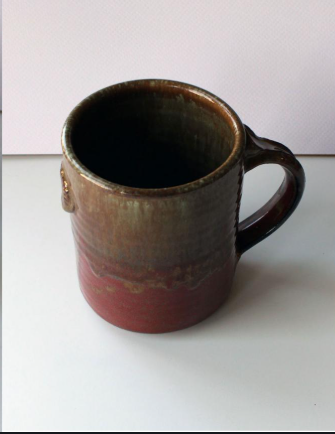
#> input picture exp_15/image.png, 335 x 434 px
$ python code.py
#> lines starting #> are read from the running program, lines starting #| are printed output that depends on the picture
# Your Python code goes here
import cv2
import numpy as np
import matplotlib.pyplot as plt

image = cv2.imread('image.png')
#> image is the input picture: shape (434, 335, 3); mean B, G, R 154.2, 155.8, 160.8

image_rgb = cv2.cvtColor(image, cv2.COLOR_BGR2RGB)

gray = cv2.cvtColor(image, cv2.COLOR_BGR2GRAY)
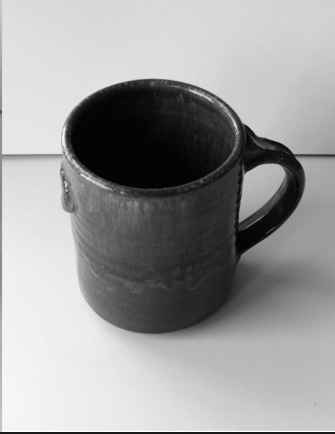
#> gray: shape (434, 335); min 1, max 255, mean 157.1

gray = np.float32(gray)

# Harris Corner Detection
corners = cv2.cornerHarris(gray, 2, 3, 0.04)
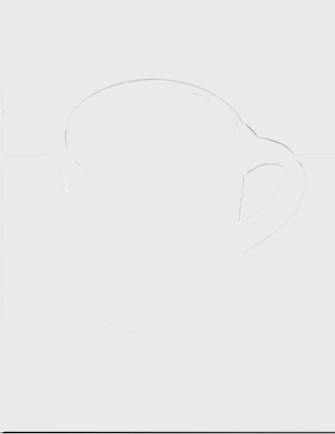
#> corners: shape (434, 335) float32; min -104415704, max 9182190, mean -375351.2; drawn with min black and max white

# Mark corners
image_rgb[corners > 0.01 * corners.max()] = [255,0,0]
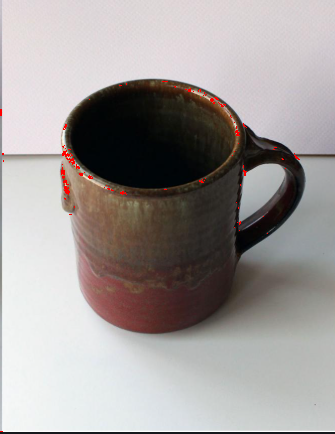
#> image_rgb: shape (434, 335, 3); mean R, G, B 161.2, 155.4, 153.8

plt.figure(figsize=(10,4))

plt.subplot(1,2,1)
plt.imshow(cv2.cvtColor(image, cv2.COLOR_BGR2RGB))
plt.title("Original Image")
plt.axis('off')

plt.subplot(1,2,2)
plt.imshow(image_rgb)
plt.title("Harris Corner Detection")
plt.axis('off')

plt.show()
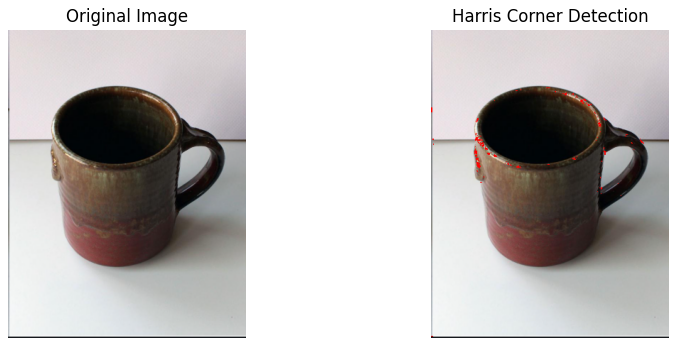
#> figure drawn by matplotlib, 2 panels

plt.imsave("harris_corner_output.png", image_rgb)
print("Corner detected image saved")
